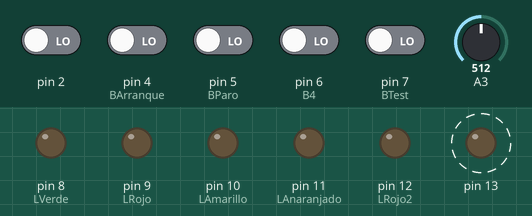
Recording of a sketch running on a simulated Arduino Uno, built with avr-gcc and run on an emulated ATmega328P. Shown: output pins drawn as LEDs (lit = HIGH). Dashed ring = blinking. The inputs (shaded band) are chosen by the test bench; at power-on: pin 2, pin 4 (BArranque), pin 5 (BParo), pin 6 (B4), pin 7 (BTest) LOW, A3 = 512. What the sketch prints to the serial monitor is not drawn.

Above: at 1.25 s.
1.3 s: pin 7 (BTest) driven HIGH
At 1.9 s:
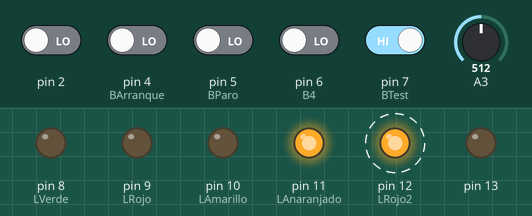
4.3 s: pin 5 (BParo) driven HIGH
At 4.76 s:
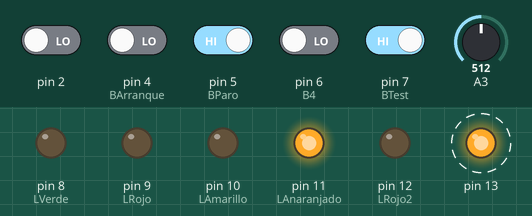
7.3 s: pin 2 driven HIGH
At 7.43 s:
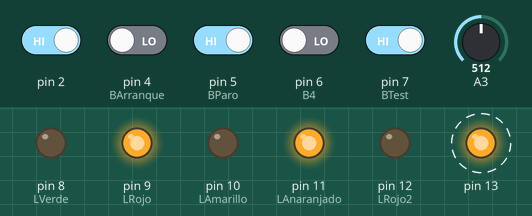
10.3 s: pin 6 (B4) driven HIGH
At 11.7 s:
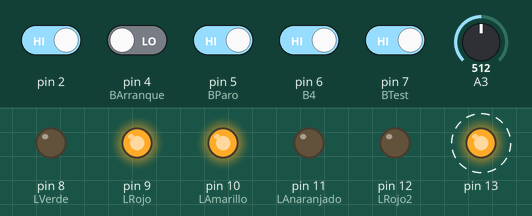
13.3 s: pin 4 (BArranque) driven HIGH
At 13.7 s:
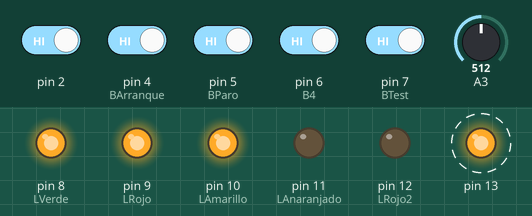
16.3 s: pin 6 (B4) driven LOW
At 16.57 s:
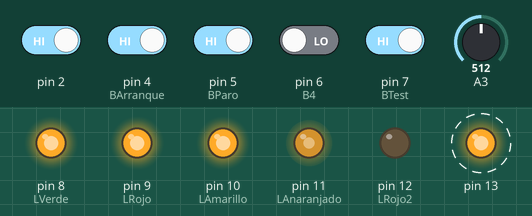
Timing chart, 0 to 20.3 s (numbered marks = the images above; inputs shaded):
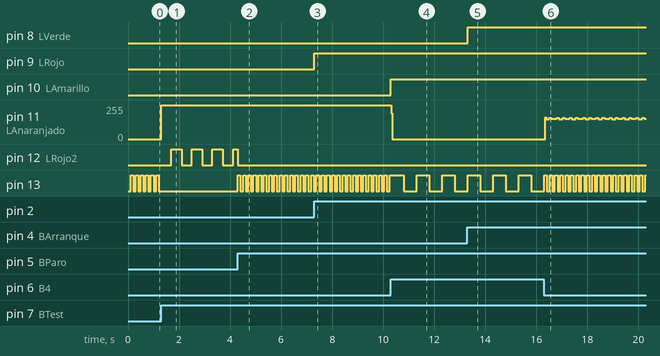

The sketch:

sin_delay.ino
```cpp
int BISR1=2; //<--aun no usados
int BISR2=3; //<--aun no usados
int BArranque=4;
int BParo=5;
int B4=6;
int BTest=7;
int LVerde=8;//<--Etapa de Pintar
int LAmarillo=10;//<--Etapa de Programacion
int LRojo=9;//<--Etapa de Paro
int LAnaranjado=11;//<--Etapa de Test
int LRojo2=12;//<--Led aux;
//------------------------------------------
unsigned long Actual=0;
unsigned long Inicio1=0;
unsigned long Inicio2=0;
unsigned long Intervalo=100;
unsigned long Intervalo2=100;
//------------------------------------
float Distancia;
int flag=1;
bool Pro=false;


void setup(){
  Serial.begin(9600);
  pinMode(BArranque,INPUT);
  pinMode(BParo,INPUT);
  pinMode(B4,INPUT);
  pinMode(BTest,INPUT);
  pinMode(LVerde,OUTPUT);
  pinMode(LAmarillo,OUTPUT);
  pinMode(LRojo,OUTPUT);
  pinMode(LAnaranjado,OUTPUT);
  pinMode(LRojo2,OUTPUT);
  pinMode(LVerde,OUTPUT);
  pinMode(LAmarillo,OUTPUT);
  pinMode(13,OUTPUT);
  attachInterrupt(digitalPinToInterrupt(2), Paro, RISING);
  Inicio1=millis();
}
void CambiarLed1(int A){
   bool estado=!digitalRead(A);
   if (estado) digitalWrite(A,HIGH);
   if (!estado)digitalWrite(A,LOW);
}
void CambiarLed2(int LedAux){
   bool estado=!digitalRead(LedAux);
   if (estado) digitalWrite(LedAux,HIGH);
   if (!estado)digitalWrite(LedAux,LOW);
}
void Test(){
  float Valor=0;
  int Aux=-1;
  unsigned long InicioP=millis();
  unsigned long Punto=0;
  unsigned long Tiempo=0;
  digitalWrite(LAnaranjado,HIGH);
  do{
   Valor=analogRead(A3);
    Valor=((Valor*5)/1024);
    Serial.println(Valor);
    if(Valor>=3.75){
      if(Valor>=4.80){
        Aux=5;
      }
      else{
        Aux=4;
      }
    }
    else{
      if(Valor>=2.5){
        Aux=3;
      }
      else{
        if(Valor>=1.25){
          Aux=2;
        }
        else{
          if(Valor>=.50){
            Aux=1;
          }
          else{
            Aux=0;
          }
        }
      }
    }
    switch(Aux){
      case 5:
      digitalWrite(LRojo2,HIGH);
      break;
      case 4:
        //digitalWrite(LRojo2,LOW);
        Tiempo=500;
        Punto=millis();
        if((unsigned long)(Punto-InicioP)>=Tiempo){
        CambiarLed2(LRojo2);
        InicioP=Punto;
        }
      break;
      case 3:
        Tiempo=400;
        Punto=millis();
        if((unsigned long)(Punto-InicioP)>=Tiempo){
        CambiarLed2(LRojo2);
        InicioP=Punto;
        }
      break;
      case 2:
        Tiempo=300;
        Punto=millis();
        if((unsigned long)(Punto-InicioP)>=Tiempo){
        CambiarLed2(LRojo2);
        InicioP=Punto;
        }
      break;
      case 1:
        Tiempo=200;
        Punto=millis();
        if((unsigned long)(Punto-InicioP)>=Tiempo){
        CambiarLed2(LRojo2);
        InicioP=Punto;
        }
      break;
      case 0:
        Tiempo=100;
        Punto=millis();
        if((unsigned long)(Punto-InicioP)>=Tiempo){
        CambiarLed2(LRojo2);
        InicioP=Punto;
        }
      break;
    }
   }while(digitalRead(BParo)!=HIGH);
   digitalWrite(LAnaranjado,LOW);
   digitalWrite(LRojo2,LOW);
}
void Programar(){
  int Opc=0;
  unsigned long InicioP=millis();
  unsigned long Actual=0;
  unsigned long Tiempo=0;
  digitalWrite(LAmarillo,HIGH);
  delay(500);
  do{
     if(digitalRead(B4)==HIGH){
        Opc=1;Distancia=2.5;
     }
     if(digitalRead(BTest)==HIGH){
        Opc=2;Distancia=4;
     }
     switch(Opc){
      case 2:
        digitalWrite(LAnaranjado,LOW);
        Tiempo=500;
        Actual=millis();
        if((unsigned long)(Actual-InicioP)>=Tiempo){
        CambiarLed2(LRojo2);
        InicioP=Actual;
        }
      break;
      case 1:
        digitalWrite(LRojo2,LOW);
        Tiempo=500;
        Actual=millis();
        if((unsigned long)(Actual-InicioP)>=Tiempo){
        CambiarLed2(LAnaranjado);
        InicioP=Actual;
        }
      break;
      case 0:
      digitalWrite(LAmarillo,HIGH);
      break;
      }
      }while(digitalRead(BParo)!=HIGH);
      digitalWrite(LAnaranjado,LOW);
      digitalWrite(LRojo2,LOW);

}
void Pintar(){
  digitalWrite(LVerde,HIGH);
  unsigned long InicioP=millis();
  unsigned long Actual=0;
  unsigned long Tiempo=0;
  Serial.write("\xa0\x01\x01\xa2");

}
void Paro(){
  digitalWrite(LRojo,HIGH);
  unsigned long InicioP=millis();
  unsigned long Actual=0;
  unsigned long Tiempo=500;
  Serial.write("\xa0\x01");
  Serial.write(0x00);
  Serial.write(0xa1);
  if((unsigned long)(Actual-InicioP)>=Tiempo){
        CambiarLed2(LRojo2);
        InicioP=Actual;
  }
}
void loop(){

  if((digitalRead(BArranque)==HIGH) && (Pro==true)){
   Pintar();
  }
  if(digitalRead(B4)==HIGH){
   Programar();
   if(Distancia != 0 ){
    Pro=true;
   }
  }
  if(digitalRead(BTest)==HIGH){
   Test();
  }
  //-----------------------------------//
  Actual=millis();
  if((unsigned long)(Actual-Inicio1)>=Intervalo){
    CambiarLed1(13);
    Inicio1=Actual;
    }
}
```

Measured:
- after the input at 1.3 s, pin 11 (LAnaranjado): 0/255 → 255/255 at once; pin 12 (LRojo2): alternates HIGH for 0.40 s and LOW for 0.41 s, starting after 0.40 s; pin 13: stops changing and stays LOW
- after the input at 4.3 s, pin 13: alternates HIGH for 0.10 s and LOW for 0.10 s, starting at once
- after the input at 7.3 s, pin 9 (LRojo): LOW → HIGH at once
- after the input at 10.3 s, pin 10 (LAmarillo): LOW → HIGH at once; pin 11 (LAnaranjado): 255/255 → 0/255 at once; pin 13: alternates HIGH for 0.50 s and LOW for 0.50 s, starting after 0.51 s
- after the input at 13.3 s, pin 8 (LVerde): LOW → HIGH at once
- after the input at 16.3 s, pin 11 (LAnaranjado): 0/255 → 164/255 after 0.05 s, then repeats every 0.48 s: 149/255 0.12 s, 159/255 0.08 s, 153/255 0.20 s, 159/255 0.08 s; pin 13: alternates HIGH for 0.10 s and LOW for 0.10 s, starting after 0.12 s
- by itself, pin 13: alternates HIGH for 0.10 s and LOW for 0.10 s
